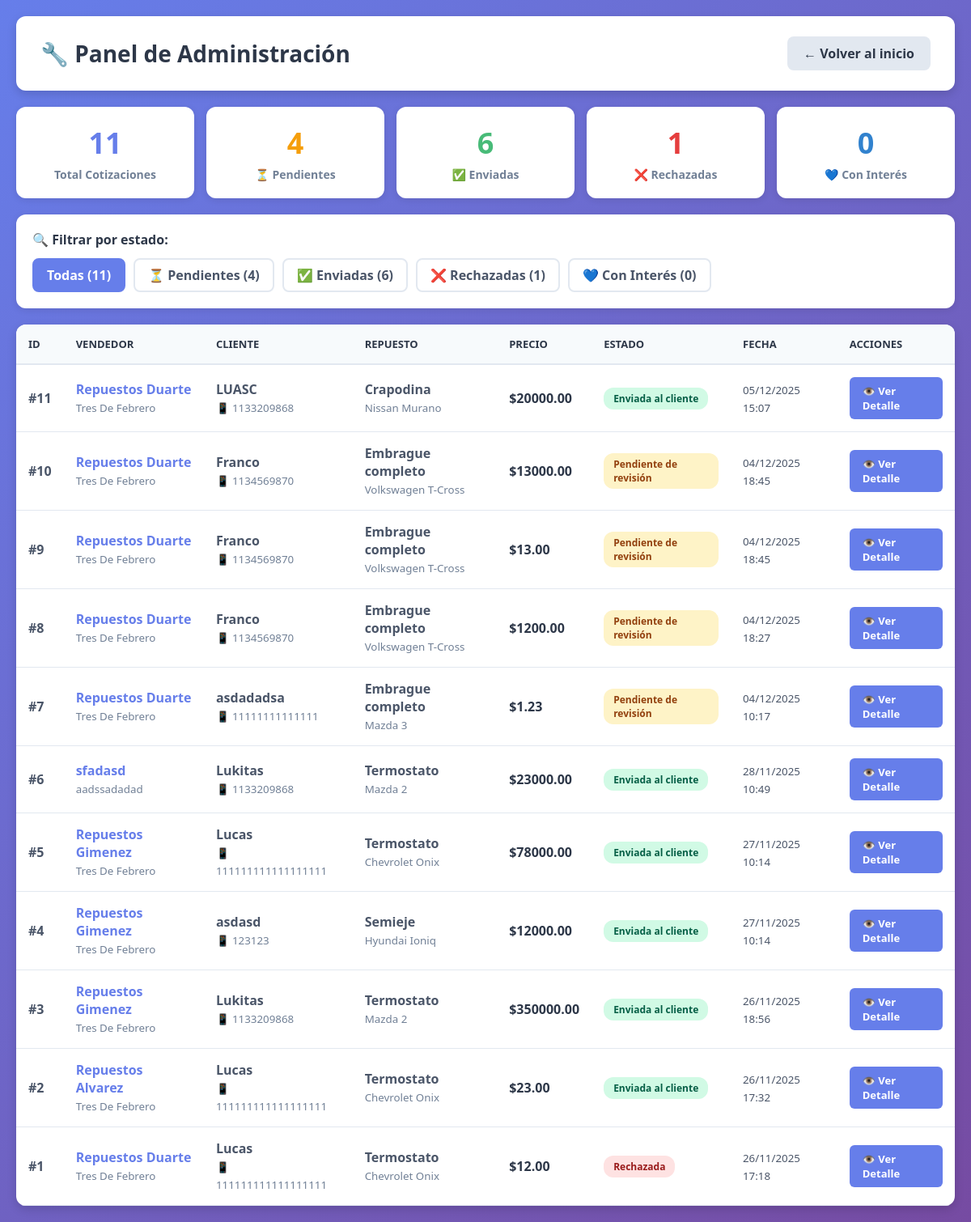
Page /vender/admin/cotizaciones/?estado=todas (signed in) on the committed database.
### core/models.py (models this page shows, shortened)
class Cotizacion(models.Model):
    ESTADOS = [
        ("pendiente", "Pendiente de revisión"),
        ("enviada", "Enviada al cliente"),
        ("rechazada", "Rechazada"),
        ("cliente_interesado", "Cliente interesado"),
    ]
    solicitud = models.ForeignKey(
        SolicitudCompra,
        on_delete=models.CASCADE,
        related_name="cotizaciones"
    )
    vendedor = models.ForeignKey(
        VendedorEmpresa,
        on_delete=models.CASCADE,
        related_name="cotizaciones"
    )
    precio = models.DecimalField(max_digits=12, decimal_places=2, verbose_name="Precio")
    comentarios = models.TextField(blank=True, verbose_name="Comentarios")
    estado = models.CharField(
        max_length=20,
        choices=ESTADOS,
        default="pendiente",
        verbose_name="Estado"
    )
    fecha_creacion = models.DateTimeField(auto_now_add=True)
    fecha_envio = models.DateTimeField(null=True, blank=True)
    class Meta:
        verbose_name = "Cotización"
        verbose_name_plural = "Cotizaciones"
        unique_together = ['solicitud', 'vendedor']
        ordering = ['-fecha_creacion']

class VendedorEmpresa(models.Model):
    user = models.OneToOneField(User, on_delete=models.CASCADE, related_name='vendedor_empresa')
    nombre_empresa = models.CharField(max_length=200, verbose_name="Nombre de la Empresa")
    cuit = models.CharField(max_length=13, verbose_name="CUIT", unique=True)
    telefono = models.CharField(max_length=20, verbose_name="Teléfono")
    direccion = models.CharField(max_length=300, verbose_name="Dirección")
    localidad = models.CharField(max_length=200, verbose_name="Localidad")
    provincia = models.CharField(max_length=200, verbose_name="Provincia")
    web_ig = models.CharField(max_length=200, verbose_name="Web/Instagram", blank=True)
    latitud = models.DecimalField(max_digits=10, decimal_places=7, verbose_name="Latitud", null=True, blank=True)
    longitud = models.DecimalField(max_digits=10, decimal_places=7, verbose_name="Longitud", null=True, blank=True)
    fecha_registro = models.DateTimeField(auto_now_add=True)
    activo = models.BooleanField(default=True)
    class Meta:
        verbose_name = "Vendedor Empresa"
        verbose_name_plural = "Vendedores Empresas"

class SolicitudCompra(models.Model):
    URGENCIA_CHOICES = [
        ('baja', 'Baja - Puedo esperar'),
        ('media', 'Media - Lo necesito pronto'),
        ('alta', 'Alta - Urgente'),
        ('super_alta', 'Super Alta - Muy Urgente (en hora)'),
    ]
    CATEGORIA_CHOICES = [
        ('motor', 'Motor'),
        ('transmision', 'Transmisión'),
        ('suspension', 'Suspensión'),
        ('frenos', 'Frenos'),
        ('electrico', 'Sistema Eléctrico'),
        ('carroceria', 'Carrocería'),
        ('interior', 'Interior'),
        ('otros', 'Otros'),
    ]
    marca_auto = models.CharField(max_length=100, verbose_name="Marca del Auto")
    modelo_auto = models.CharField(max_length=100, verbose_name="Modelo del Auto", blank=True)
    año_auto = models.IntegerField(verbose_name="Año del Auto", null=True, blank=True)
    nro_chasis = models.CharField(max_length=100, verbose_name="VIN/Número de Chasis", blank=True, default='')
    categoria_repuesto = models.CharField(max_length=50, choices=CATEGORIA_CHOICES, verbose_name="Categoría del Repuesto")
    repuesto_especifico = models.CharField(max_length=200, verbose_name="Repuesto Específico")
    descripcion_adicional = models.TextField(verbose_name="Descripción Adicional", blank=True)
    urgencia = models.CharField(max_length=20, choices=URGENCIA_CHOICES, verbose_name="Nivel de Urgencia")
    nombre = models.CharField(max_length=200, verbose_name="Nombre")
    celular = models.CharField(max_length=20, verbose_name="Celular", default='')
    localidad = models.CharField(max_length=200, verbose_name="Localidad", blank=True, default='')
    zona = models.CharField(max_length=200, verbose_name="Zona/Provincia", blank=True, default='')
    fecha_solicitud = models.DateTimeField(auto_now_add=True)
    activa = models.BooleanField(default=True)
    class Meta:
        verbose_name = "Solicitud de Compra"
        verbose_name_plural = "Solicitudes de Compra"
        ordering = ['-fecha_solicitud']

### quiero_vender/views.py (the view)
# urls.py: path('admin/cotizaciones/', views.admin_cotizaciones, name='admin_cotizaciones'),
@login_required(login_url='admin_login')  # ✅ Cambio: login_url apunta a admin_login
def admin_cotizaciones(request):
    if not request.user.is_superuser:
        messages.error(request, 'No tienes permisos de administrador')
        return redirect('admin_login')
    estado_filtro = request.GET.get('estado', 'pendiente')
    cotizaciones = Cotizacion.objects.select_related(
        'solicitud', 'vendedor', 'vendedor__user'
    ).all()
    if estado_filtro and estado_filtro != 'todas':
        cotizaciones = cotizaciones.filter(estado=estado_filtro)
    cotizaciones = cotizaciones.order_by('-fecha_creacion')
    contadores = {
        'total': Cotizacion.objects.count(),
        'pendiente': Cotizacion.objects.filter(estado='pendiente').count(),
        'enviada': Cotizacion.objects.filter(estado='enviada').count(),
        'rechazada': Cotizacion.objects.filter(estado='rechazada').count(),
        'cliente_interesado': Cotizacion.objects.filter(estado='cliente_interesado').count(),
    }
    context = {
        'cotizaciones': cotizaciones,
        'contadores': contadores,
        'estado_actual': estado_filtro,
        'estados_choices': Cotizacion.ESTADOS,
    }
    return render(request, 'admin_cotizaciones.html', context)

### quiero_vender/templates/admin_cotizaciones.html (shortened to what this page needs)
{% load static %}
<!DOCTYPE html>
<html lang="es">
<head>
</head>
<body>
    <div class="container">
        <div class="header">
            <h1>🔧 Panel de Administración</h1>
            <a href="{% url 'index' %}" class="btn-back">← Volver al inicio</a>
        </div>
        <div class="stats-container">
            <div class="stat-card">
                <div class="stat-number stat-total">{{ contadores.total }}</div>
                <div class="stat-label">Total Cotizaciones</div>
            </div>
            <div class="stat-card">
                <div class="stat-number stat-pendiente">{{ contadores.pendiente }}</div>
                <div class="stat-label">⏳ Pendientes</div>
            </div>
            <div class="stat-card">
                <div class="stat-number stat-enviada">{{ contadores.enviada }}</div>
                <div class="stat-label">✅ Enviadas</div>
            </div>
            <div class="stat-card">
                <div class="stat-number stat-rechazada">{{ contadores.rechazada }}</div>
                <div class="stat-label">❌ Rechazadas</div>
            </div>
            <div class="stat-card">
                <div class="stat-number stat-interesado">{{ contadores.cliente_interesado }}</div>
                <div class="stat-label">💙 Con Interés</div>
            </div>
        </div>
        <div class="filters">
            <h3>🔍 Filtrar por estado:</h3>
            <div class="filter-buttons">
                <a href="?estado=todas" class="filter-btn {% if estado_actual == 'todas' %}active{% endif %}">
                    Todas ({{ contadores.total }})
                </a>
                <a href="?estado=pendiente" class="filter-btn {% if estado_actual == 'pendiente' or not estado_actual %}active{% endif %}">
                    ⏳ Pendientes ({{ contadores.pendiente }})
                </a>
                <a href="?estado=enviada" class="filter-btn {% if estado_actual == 'enviada' %}active{% endif %}">
                    ✅ Enviadas ({{ contadores.enviada }})
                </a>
                <a href="?estado=rechazada" class="filter-btn {% if estado_actual == 'rechazada' %}active{% endif %}">
                    ❌ Rechazadas ({{ contadores.rechazada }})
                </a>
                <a href="?estado=cliente_interesado" class="filter-btn {% if estado_actual == 'cliente_interesado' %}active{% endif %}">
                    💙 Con Interés ({{ contadores.cliente_interesado }})
                </a>
            </div>
        </div>
        <div class="table-container">
            {% if cotizaciones %}
            <div class="table-wrapper">
                <table>
                    <thead>
                        <tr>
                            <th>ID</th>
                            <th>Vendedor</th>
                            <th>Cliente</th>
                            <th>Repuesto</th>
                            <th>Precio</th>
                            <th>Estado</th>
                            <th>Fecha</th>
                            <th>Acciones</th>
                        </tr>
                    </thead>
                    <tbody>
                        {% for cotizacion in cotizaciones %}
                        <tr>
                            <td><strong>#{{ cotizacion.id }}</strong></td>
                            <td>
                                <a href="{% url 'perfil_vendedor_admin' cotizacion.vendedor.id %}"
                                   style="color: #667eea; text-decoration: none; font-weight: 600;">
                                    {{ cotizacion.vendedor.nombre_empresa }}
                                </a>
                                <br>
                                <small style="color: #718096;">{{ cotizacion.vendedor.localidad }}</small>
                            </td>
                            <td>
                                <strong>{{ cotizacion.solicitud.nombre }}</strong><br>
                                <small style="color: #718096;">📱 {{ cotizacion.solicitud.celular }}</small>
                            </td>
                            <td>
                                <strong>{{ cotizacion.solicitud.repuesto_especifico }}</strong><br>
                                <small style="color: #718096;">
                                    {{ cotizacion.solicitud.marca_auto }} {{ cotizacion.solicitud.modelo_auto }}
                                </small>
                            </td>
                            <td>
                                <strong style="color: #2d3748; font-size: 16px;">${{ cotizacion.precio }}</strong>
                            </td>
                            <td>
                                <span class="badge badge-{{ cotizacion.estado }}">
                                    {{ cotizacion.get_estado_display }}
                                </span>
                            </td>
                            <td>
                                <small>{{ cotizacion.fecha_creacion|date:"d/m/Y H:i" }}</small>
                            </td>
                            <td>
                                <a href="{% url 'detalle_cotizacion' cotizacion.id %}"
                                   class="btn-action btn-primary">
                                    👁️ Ver Detalle
                                </a>
                            </td>
                        </tr>
                        {% endfor %}
                    </tbody>
                </table>
            </div>
            {% else %}
            <div class="empty-state">
                <div class="empty-state-icon">📭</div>
                <h3>No hay cotizaciones {{ estado_actual|default:"pendientes" }}</h3>
                <p>Cambia el filtro para ver otras cotizaciones</p>
            </div>
            {% endif %}
        </div>
    </div>
</body>
</html>

### quiero_vender/templates/admin_cotizaciones.html (style rules this page uses)
* { margin: 0; padding: 0; box-sizing: border-box; }
body { font-family: 'Segoe UI', Tahoma, Geneva, Verdana, sans-serif; background: linear-gradient(135deg, #667eea 0%, #764ba2 100%); min-height: 100vh; padding: 20px; }
.container { max-width: 1400px; margin: 0 auto; }
.header { background: white; padding: 25px 30px; border-radius: 12px; margin-bottom: 20px; box-shadow: 0 4px 12px rgba(0,0,0,0.15); display: flex; justify-content: space-between; align-items: center; }
.header h1 { font-size: 28px; color: #2d3748; display: flex; align-items: center; gap: 10px; }
.btn-back { padding: 10px 20px; background: #e2e8f0; color: #2d3748; text-decoration: none; border-radius: 8px; font-weight: 600; transition: all 0.3s; }
.stats-container { display: grid; grid-template-columns: repeat(auto-fit, minmax(200px, 1fr)); gap: 15px; margin-bottom: 20px; }
.stat-card { background: white; padding: 20px; border-radius: 12px; box-shadow: 0 2px 8px rgba(0,0,0,0.1); text-align: center; transition: transform 0.3s; }
.stat-number { font-size: 36px; font-weight: 700; margin-bottom: 5px; }
.stat-label { font-size: 14px; color: #718096; font-weight: 600; }
.stat-total { color: #667eea; }
.stat-pendiente { color: #f59e0b; }
.stat-enviada { color: #48bb78; }
.stat-rechazada { color: #e53e3e; }
.stat-interesado { color: #3182ce; }
.filters { background: white; padding: 20px; border-radius: 12px; margin-bottom: 20px; box-shadow: 0 2px 8px rgba(0,0,0,0.1); }
.filters h3 { font-size: 16px; margin-bottom: 12px; color: #2d3748; }
.filter-buttons { display: flex; gap: 10px; flex-wrap: wrap; }
.filter-btn { padding: 8px 16px; border: 2px solid #e2e8f0; background: white; border-radius: 8px; cursor: pointer; font-weight: 600; transition: all 0.3s; text-decoration: none; color: #4a5568; }
.filter-btn.active { background: #667eea; color: white; border-color: #667eea; }
.table-container { background: white; border-radius: 12px; box-shadow: 0 4px 12px rgba(0,0,0,0.15); overflow: hidden; }
.table-wrapper { overflow-x: auto; }
table { width: 100%; border-collapse: collapse; }
thead { background: #f7fafc; }
th { padding: 15px; text-align: left; font-weight: 700; color: #2d3748; border-bottom: 2px solid #e2e8f0; font-size: 13px; text-transform: uppercase; }
td { padding: 15px; border-bottom: 1px solid #e2e8f0; color: #4a5568; }
.badge { padding: 5px 12px; border-radius: 12px; font-size: 12px; font-weight: 600; display: inline-block; }
.badge-pendiente { background: #fef3c7; color: #92400e; }
.badge-enviada { background: #d1fae5; color: #065f46; }
.badge-rechazada { background: #fee2e2; color: #991b1b; }
.btn-action { padding: 8px 16px; border: none; border-radius: 6px; cursor: pointer; font-weight: 600; transition: all 0.3s; text-decoration: none; display: inline-block; font-size: 13px; }
.btn-primary { background: #667eea; color: white; }

### rows in the picture
Cotizacion: id "11", vendedor.nombre_empresa "Repuestos Duarte", vendedor.localidad "Tres De Febrero", solicitud.nombre "LUASC", solicitud.celular "1133209868", solicitud.repuesto_especifico "Crapodina", solicitud.marca_auto "Nissan", solicitud.modelo_auto "Murano", precio "20000.00", estado "Enviada al cliente", fecha_creacion "05/12/2025 15:07"
Cotizacion: id "10", vendedor.nombre_empresa "Repuestos Duarte", vendedor.localidad "Tres De Febrero", solicitud.nombre "Franco", solicitud.celular "1134569870", solicitud.repuesto_especifico "Embrague completo", solicitud.marca_auto "Volkswagen", solicitud.modelo_auto "T-Cross", precio "13000.00", estado "Pendiente de revisión", fecha_creacion "04/12/2025 18:45"
Cotizacion: id "9", vendedor.nombre_empresa "Repuestos Duarte", vendedor.localidad "Tres De Febrero", solicitud.nombre "Franco", solicitud.celular "1134569870", solicitud.repuesto_especifico "Embrague completo", solicitud.marca_auto "Volkswagen", solicitud.modelo_auto "T-Cross", precio "13.00", estado "Pendiente de revisión", fecha_creacion "04/12/2025 18:45"
Cotizacion: id "8", vendedor.nombre_empresa "Repuestos Duarte", vendedor.localidad "Tres De Febrero", solicitud.nombre "Franco", solicitud.celular "1134569870", solicitud.repuesto_especifico "Embrague completo", solicitud.marca_auto "Volkswagen", solicitud.modelo_auto "T-Cross", precio "1200.00", estado "Pendiente de revisión", fecha_creacion "04/12/2025 18:27"
Cotizacion: id "7", vendedor.nombre_empresa "Repuestos Duarte", vendedor.localidad "Tres De Febrero", solicitud.nombre "asdadadsa", solicitud.celular "11111111111111", solicitud.repuesto_especifico "Embrague completo", solicitud.marca_auto "Mazda", solicitud.modelo_auto "3", precio "1.23", estado "Pendiente de revisión", fecha_creacion "04/12/2025 10:17"
Cotizacion: id "6", vendedor.nombre_empresa "sfadasd", vendedor.localidad "aadssadadad", solicitud.nombre "Lukitas", solicitud.celular "1133209868", solicitud.repuesto_especifico "Termostato", solicitud.marca_auto "Mazda", solicitud.modelo_auto "2", precio "23000.00", estado "Enviada al cliente", fecha_creacion "28/11/2025 10:49"
Cotizacion: id "5", vendedor.nombre_empresa "Repuestos Gimenez", vendedor.localidad "Tres De Febrero", solicitud.nombre "Lucas", solicitud.celular "111111111111111111", solicitud.repuesto_especifico "Termostato", solicitud.marca_auto "Chevrolet", solicitud.modelo_auto "Onix", precio "78000.00", estado "Enviada al cliente", fecha_creacion "27/11/2025 10:14"
Cotizacion: id "4", vendedor.nombre_empresa "Repuestos Gimenez", vendedor.localidad "Tres De Febrero", solicitud.nombre "asdasd", solicitud.celular "123123", solicitud.repuesto_especifico "Semieje", solicitud.marca_auto "Hyundai", solicitud.modelo_auto "Ioniq", precio "12000.00", estado "Enviada al cliente", fecha_creacion "27/11/2025 10:14"
Cotizacion: id "3", vendedor.nombre_empresa "Repuestos Gimenez", vendedor.localidad "Tres De Febrero", solicitud.nombre "Lukitas", solicitud.celular "1133209868", solicitud.repuesto_especifico "Termostato", solicitud.marca_auto "Mazda", solicitud.modelo_auto "2", precio "350000.00", estado "Enviada al cliente", fecha_creacion "26/11/2025 18:56"
Cotizacion: id "2", vendedor.nombre_empresa "Repuestos Alvarez", vendedor.localidad "Tres De Febrero", solicitud.nombre "Lucas", solicitud.celular "111111111111111111", solicitud.repuesto_especifico "Termostato", solicitud.marca_auto "Chevrolet", solicitud.modelo_auto "Onix", precio "23.00", estado "Enviada al cliente", fecha_creacion "26/11/2025 17:32"
Cotizacion: id "1", vendedor.nombre_empresa "Repuestos Duarte", vendedor.localidad "Tres De Febrero", solicitud.nombre "Lucas", solicitud.celular "111111111111111111", solicitud.repuesto_especifico "Termostato", solicitud.marca_auto "Chevrolet", solicitud.modelo_auto "Onix", precio "12.00", estado "Rechazada", fecha_creacion "26/11/2025 17:18"

### other values in the picture
{{ contadores.total }} "11"
{{ contadores.pendiente }} "4"
{{ contadores.enviada }} "6"
{{ contadores.rechazada }} "1"
{{ contadores.cliente_interesado }} "0"
